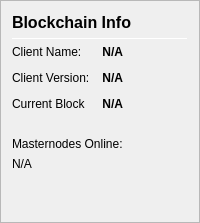
                   <widget class="QFrame" name="frame_ZerocoinBalances">
                    <property name="frameShape">
                     <enum>QFrame::StyledPanel</enum>
                    </property>
                    <property name="frameShadow">
                     <enum>QFrame::Raised</enum>
                    </property>
                    <layout class="QVBoxLayout" name="verticalLayout_7">
                     <item>
                      <layout class="QHBoxLayout" name="horizontalLayout_8" stretch="0,0">
                       <item>
                        <widget class="QLabel" name="label_5z_3">
                         <property name="minimumSize">
                          <size>
                           <width>0</width>
                           <height>20</height>
                          </size>
                         </property>
                         <property name="font">
                          <font>
                           <pointsize>12</pointsize>
                           <weight>75</weight>
                           <bold>true</bold>
                          </font>
                         </property>
                         <property name="text">
                          <string>Blockchain Info</string>
                         </property>
                        </widget>
                       </item>
                       <item>
                        <spacer name="horizontalSpacer_11">
                         <property name="orientation">
                          <enum>Qt::Horizontal</enum>
                         </property>
                         <property name="sizeHint" stdset="0">
                          <size>
                           <width>40</width>
                           <height>20</height>
                          </size>
                         </property>
                        </spacer>
                       </item>
                      </layout>
                     </item>
                     <item>
                      <widget class="Line" name="line_ZerocoinBalance">
                       <property name="minimumSize">
                        <size>
                         <width>0</width>
                         <height>1</height>
                        </size>
                       </property>
                       <property name="maximumSize">
                        <size>
                         <width>16777215</width>
                         <height>1</height>
                        </size>
                       </property>
                       <property name="orientation">
                        <enum>Qt::Horizontal</enum>
                       </property>
                      </widget>
                     </item>
                     <item>
                      <layout class="QGridLayout" name="gridLayout_5">
                       <property name="spacing">
                        <number>12</number>
                       </property>
                       <item row="1" column="1">
                        <widget class="QLabel" name="clientName">
                         <property name="font">
                          <font>
                           <weight>75</weight>
                           <bold>true</bold>
                          </font>
                         </property>
                         <property name="toolTip">
                          <string>Mature: more than 20 confirmation and more than 1 mint of the same denomination after it was minted.
These zPRX are spendable.</string>
                         </property>
                         <property name="text">
                          <string notr="true">N/A</string>
                         </property>
                         <property name="alignment">
                          <set>Qt::AlignRight|Qt::AlignTrailing|Qt::AlignVCenter</set>
                         </property>
                        </widget>
                       </item>
                       <item row="2" column="0">
                        <widget class="QLabel" name="labelzBalanceUnconfirmedText">
                         <property name="toolTip">
                          <string>Unconfirmed: less than 20 confirmations
Immature: confirmed, but less than 1 mint of the same denomination after it was minted</string>
                         </property>
                         <property name="text">
                          <string>Client Version:</string>
                         </property>
                        </widget>
                       </item>
                       <item row="1" column="0">
                        <widget class="QLabel" name="labelzBalanceMatureText">
                         <property name="toolTip">
                          <string>Mature: more than 20 confirmation and more than 1 mint of the same denomination after it was minted.
These zPRX are spendable.</string>
                         </property>
                         <property name="text">
                          <string>Client Name:</string>
                         </property>
                        </widget>
                       </item>
                       <item row="3" column="1">
                        <widget class="QLabel" name="numberOfBlocks">
                         <property name="font">
                          <font>
                           <weight>75</weight>
                           <bold>true</bold>
                          </font>
                         </property>
                         <property name="toolTip">
                          <string>Unconfirmed: less than 20 confirmations
Immature: confirmed, but less than 1 mint of the same denomination after it was minted</string>
                         </property>
                         <property name="text">
                          <string notr="true">N/A</string>
                         </property>
                         <property name="alignment">
                          <set>Qt::AlignRight|Qt::AlignTrailing|Qt::AlignVCenter</set>
                         </property>
                        </widget>
                       </item>
                       <item row="3" column="0">
                        <widget class="QLabel" name="labelzBalanceImmatureText">
                         <property name="toolTip">
                          <string>Unconfirmed: less than 20 confirmations
Immature: confirmed, but less than 1 mint of the same denomination after it was minted</string>
                         </property>
                         <property name="text">
                          <string>Current Block</string>
                         </property>
                        </widget>
                       </item>
                       <item row="2" column="1">
                        <widget class="QLabel" name="clientVersion">
                         <property name="font">
                          <font>
                           <weight>75</weight>
                           <bold>true</bold>
                          </font>
                         </property>
                         <property name="toolTip">
                          <string>Unconfirmed: less than 20 confirmations
Immature: confirmed, but less than 1 mint of the same denomination after it was minted</string>
                         </property>
                         <property name="text">
                          <string notr="true">N/A</string>
                         </property>
                         <property name="alignment">
                          <set>Qt::AlignRight|Qt::AlignTrailing|Qt::AlignVCenter</set>
                         </property>
                        </widget>
                       </item>
                       <item row="4" column="2">
                        <spacer name="horizontalSpacer_4">
                         <property name="orientation">
                          <enum>Qt::Horizontal</enum>
                         </property>
                         <property name="sizeHint" stdset="0">
                          <size>
                           <width>40</width>
                           <height>20</height>
                          </size>
                         </property>
                        </spacer>
                       </item>
                      </layout>
                     </item>
                     <item>
                      <layout class="QGridLayout" name="gridLayout_2">
                       <item row="1" column="0">
                        <widget class="QLabel" name="masternodeCount">
                         <property name="font">
                          <font>
                           <weight>50</weight>
                           <bold>false</bold>
                          </font>
                         </property>
                         <property name="cursor">
                          <cursorShape>IBeamCursor</cursorShape>
                         </property>
                         <property name="toolTip">
                          <string>Your current zPRX balance, unconfirmed and immature zPRX included.</string>
                         </property>
                         <property name="text">
                          <string notr="true">N/A</string>
                         </property>
                         <property name="alignment">
                          <set>Qt::AlignLeading|Qt::AlignLeft|Qt::AlignVCenter</set>
                         </property>
                         <property name="textInteractionFlags">
                          <set>Qt::LinksAccessibleByMouse|Qt::TextSelectableByKeyboard|Qt::TextSelectableByMouse</set>
                         </property>
                        </widget>
                       </item>
                       <item row="0" column="0">
                        <widget class="QLabel" name="labelzBalanceText">
                         <property name="toolTip">
                          <string>Your current zPRX balance, unconfirmed and immature zPRX included.</string>
                         </property>
                         <property name="text">
                          <string>Masternodes Online: </string>
                         </property>
                        </widget>
                       </item>
                      </layout>
                     </item>
                     <item>
                      <spacer name="verticalSpacer_4">
                       <property name="orientation">
                        <enum>Qt::Vertical</enum>
                       </property>
                       <property name="sizeHint" stdset="0">
                        <size>
                         <width>20</width>
                         <height>40</height>
                        </size>
                       </property>
                      </spacer>
                     </item>
                    </layout>
                   </widget>
